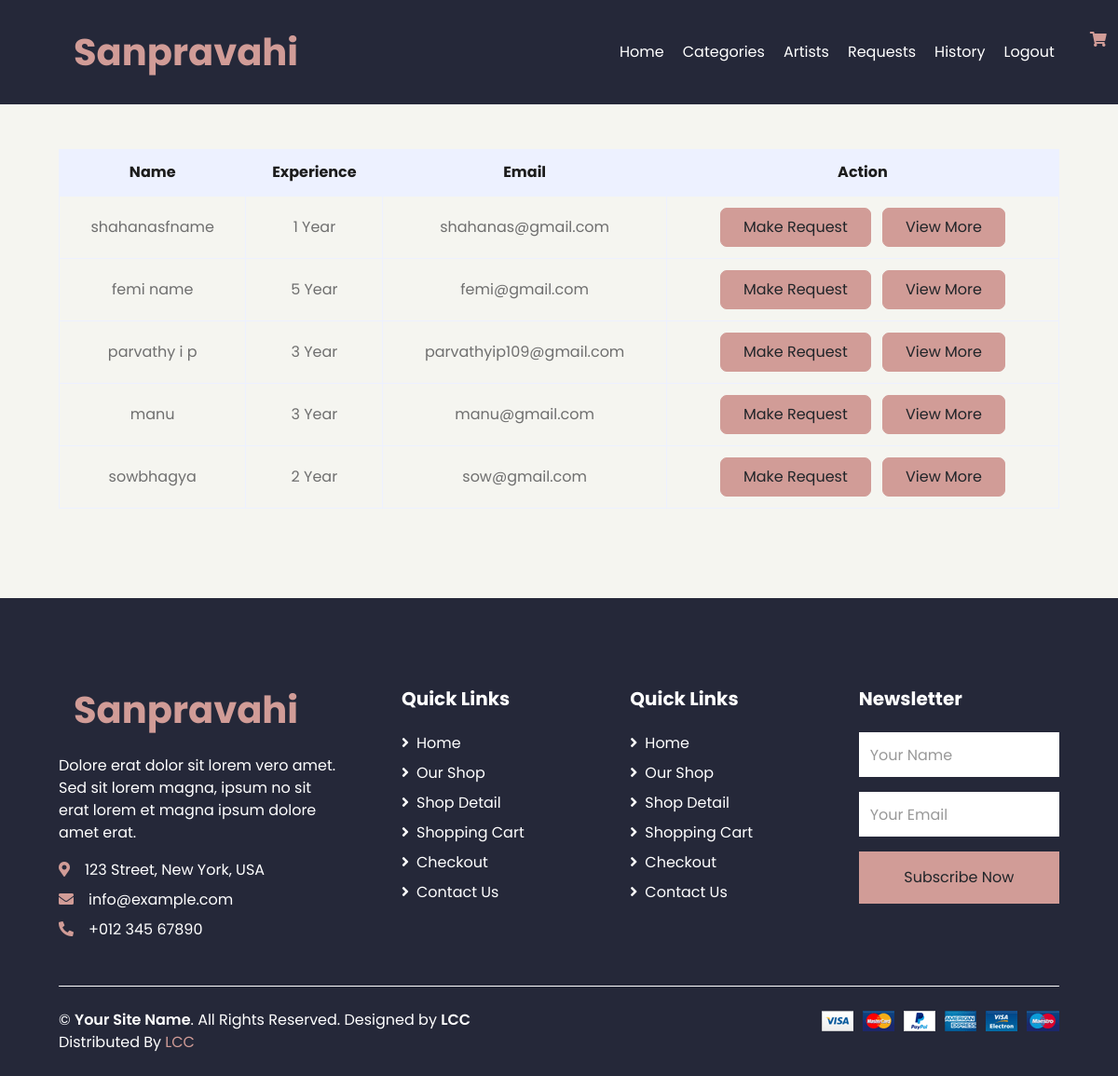
Screenshot of /user-viewfreelancers/ with the database file from the repository.
### artist_app/models.py (models this page shows)
class FreelancerReg(models.Model):
    f_log=models.ForeignKey(Login,on_delete=models.CASCADE)
    f_name=models.CharField(max_length=30)
    phone=models.CharField(max_length=30)
    email=models.EmailField()
    experience=models.CharField(max_length=30)
    address=models.TextField()
    pin=models.CharField(max_length=6)
    f_status=models.CharField(max_length=30,default='Pending')

### artist_app/views.py (the view)
# urls.py: path('user-viewfreelancers/',views.user_viewfreelancers),
def user_viewfreelancers(request):
    freelancers=FreelancerReg.objects.all()
    return render(request,'user/user_viewfreelancers.html',{'freelancers':freelancers})

### templates/user/user_viewfreelancers.html
{% extends 'user/user_dashboard.html' %}
{% block content %}
<div class="container-fluid pt-5">
    <div class="row px-xl-5">
        <div class="col-lg-12 table-responsive mb-5">
            <table class="table table-bordered text-center mb-0">
                <thead class="bg-secondary text-dark">
                    <tr>
                        <th>Name</th>
                        <th>Experience</th>
                        <th>Email</th>
                        <th>Action</th>
                    </tr>
                </thead>
                <tbody class="align-middle">
                    {% for freelancer in freelancers %}
                    <tr>
                        <td class="align-middle">{{freelancer.f_name}} </td>
                        <td class="align-middle">{{freelancer.experience}} Year</td>
                        <td class="align-middle">{{freelancer.email}}</td>
                        <td><a href="/user-makerequest?fid={{freelancer.id}}" class="btn btn-primary py-2 px-4 mr-2" style="border-radius: 7px;">Make Request</a>
                            <a href="/user-viewmoreworks?fid={{freelancer.id}}" class="btn btn-primary py-2 px-4" style="border-radius: 7px;">View More</a>
                        </td>
                    </tr>
                    {% endfor %}
                </tbody>
            </table>
        </div>
    </div>
</div>
{% endblock %}

### rows the page displays
FreelancerReg: f_name "shahanasfname", experience "1", email "shahanas@gmail.com"
FreelancerReg: f_name "femi name", experience "5", email "femi@gmail.com"
FreelancerReg: f_name "parvathy i p", experience "3", email "parvathyip109@gmail.com"
FreelancerReg: f_name "manu", experience "3", email "manu@gmail.com"
FreelancerReg: f_name "sowbhagya", experience "2", email "sow@gmail.com"
